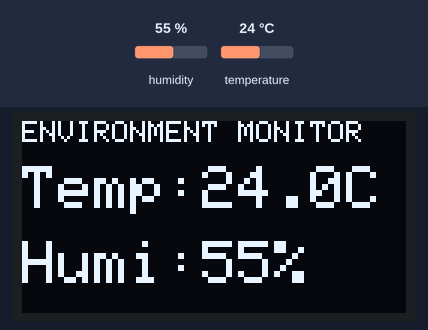
A sketch run on a simulated Arduino Uno, built with avr-gcc and run on an emulated ATmega328P. Shown: 128×64 one-colour display. Inputs (shaded band) come from the test bench; at power-on: humidity 55 %, temperature 24 °C.

Above: at 2.9 s.
3.0 s: humidity set to 22 %
At 4.5 s:
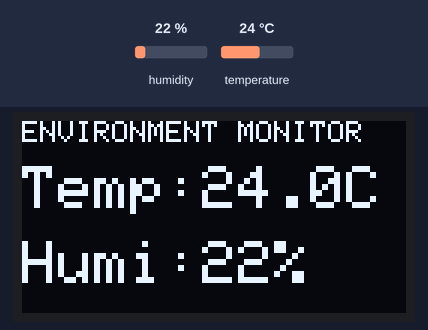
5.8 s: temperature set to 12 °C
At 6.8 s:
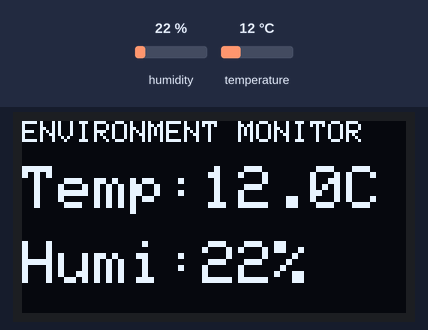
8.6 s: humidity set to 40 %
At 11.5 s:
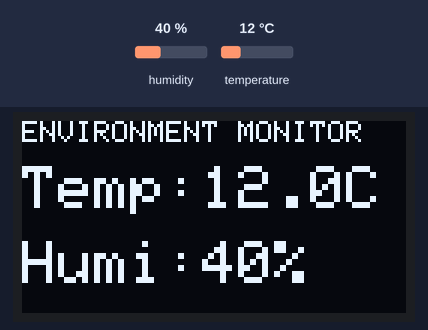
11.8 s: temperature set to 19 °C
At 13.8 s:
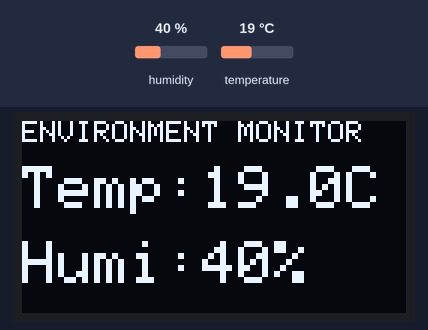
Timing chart, 0 to 15.3 s (numbered marks = the images above; inputs shaded):
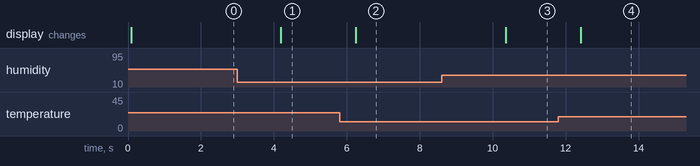

The sketch:

DHT11.ino
```cpp
#include <Wire.h>
#include <Adafruit_GFX.h>
#include <Adafruit_SSD1306.h>
#include <DHT.h>

// --- OLED Config ---
#define SCREEN_WIDTH 128
#define SCREEN_HEIGHT 64
Adafruit_SSD1306 display(SCREEN_WIDTH, SCREEN_HEIGHT, &Wire, -1);

// --- DHT11 Config ---
#define DHTPIN 2
#define DHTTYPE DHT11
DHT dht(DHTPIN, DHTTYPE);

void setup() {
  Serial.begin(115200);

  // Initialize DHT11
  dht.begin();

  // Initialize OLED
  if(!display.begin(SSD1306_SWITCHCAPVCC, 0x3C)) {
    Serial.println(F("OLED Initialize failed"));
    for(;;);
  }

  display.clearDisplay();
  display.setTextColor(SSD1306_WHITE);
}

void loop() {
  float h = dht.readHumidity();
  float t = dht.readTemperature();

  display.clearDisplay();

  display.setTextSize(1);
  display.setCursor(0, 0);
  display.println("ENVIRONMENT MONITOR");

  display.setCursor(0, 15);
  display.setTextSize(2);
  display.print("Temp:");
  display.print(t, 1);
  display.print("C");

  display.setCursor(0, 40);
  display.setTextSize(2);
  display.print("Humi:");
  display.print(h, 0);
  display.print("%");

  display.display();

  // Set the frequence of DHT11 read
  delay(2000);
}
```

Measured:
- after the input at 3.0 s, the display: changes after 1.2 s (image 1)
- after the input at 5.8 s, the display: changes after 0.45 s (image 2)
- after the input at 8.6 s, the display: changes after 1.8 s (image 3)
- after the input at 11.8 s, the display: changes after 0.61 s (image 4)
